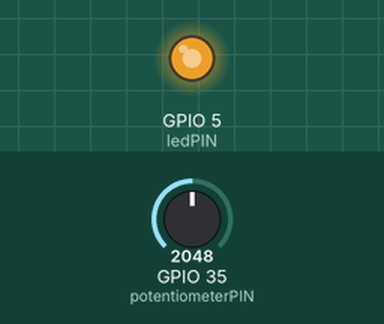
This sketch was run on a simulated ESP32. On the bench: output pins drawn as LEDs (lit = HIGH). The test bench sets the inputs (shaded band); at power-on: GPIO 35 (potentiometerPIN) = 2048. What the sketch prints to the serial monitor is not drawn.

Above: at 1.2 s.
1.3 s: GPIO 35 (potentiometerPIN) set to 1228
At 2.0 s:
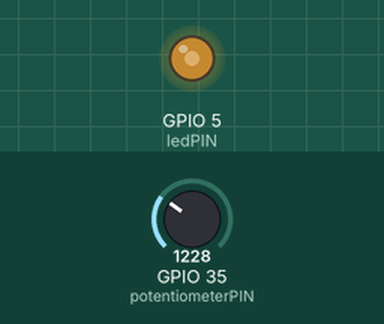
2.8 s: GPIO 35 (potentiometerPIN) set to 491
At 3.1 s:
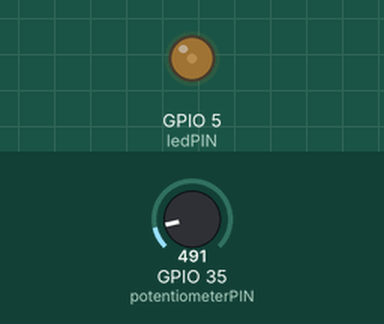
4.3 s: GPIO 35 (potentiometerPIN) set to 0
At 5.4 s:
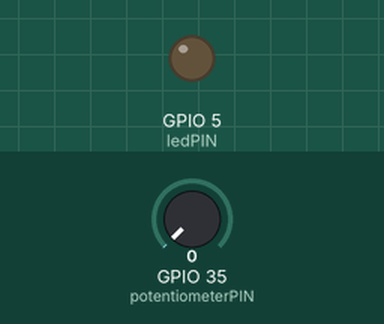
5.8 s: GPIO 35 (potentiometerPIN) set to 2047
At 6.5 s:
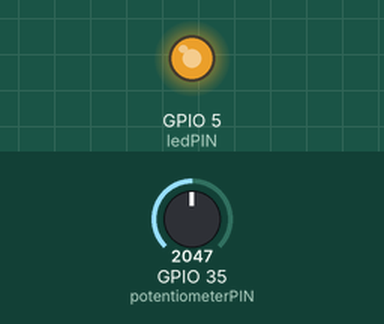
Timing chart, 0 to 8.3 s (numbered marks = the images above; inputs shaded):
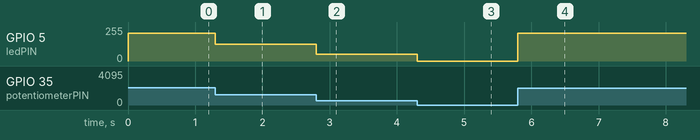

The sketch:

Brightness_control.ino
```cpp
#define potentiometerPIN 35
#define ledPIN 5
#define PWM1_Freq  1000
#define PWM1_Res   12

int AN_Pot1_Result = 0;
void setup() {
  Serial.begin(115200);
  pinMode(potentiometerPIN, INPUT);
  pinMode(ledPIN, OUTPUT);
  ledcAttach(ledPIN, PWM1_Freq, PWM1_Res);
}

void loop() {
 AN_Pot1_Result = analogRead(potentiometerPIN);
 Serial.println(AN_Pot1_Result);
 AN_Pot1_Result = map(AN_Pot1_Result, 0, 2480, 0, 4095);
 AN_Pot1_Result = constrain(AN_Pot1_Result, 0, 4095);
 Serial.println(AN_Pot1_Result);
 ledcWrite(ledPIN, AN_Pot1_Result);
}
```

Measured:
- after the input at 1.3 s, GPIO 5 (ledPIN): 210/255 → 126/255 at once
- after the input at 2.8 s, GPIO 5 (ledPIN): 126/255 → 50/255 at once
- after the input at 4.3 s, GPIO 5 (ledPIN): 50/255 → 0/255 at once
- after the input at 5.8 s, GPIO 5 (ledPIN): 0/255 → 210/255 at once
